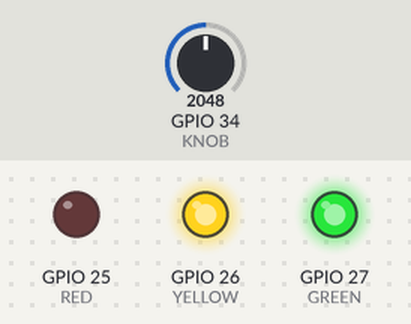
The sketch below on a simulated ESP32. On the bench: output pins drawn as LEDs (lit = HIGH). The inputs (shaded band) are chosen by the test bench; at power-on: GPIO 34 (KNOB) = 2048.

Above: at 1.2 s.
1.3 s: GPIO 34 (KNOB) set to 2008
At 1.8 s:
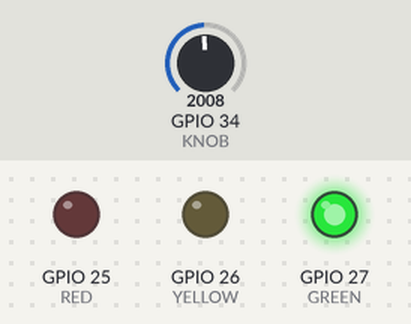
2.8 s: GPIO 34 (KNOB) set to 1091
4.3 s: GPIO 34 (KNOB) set to 997
At 5.5 s:
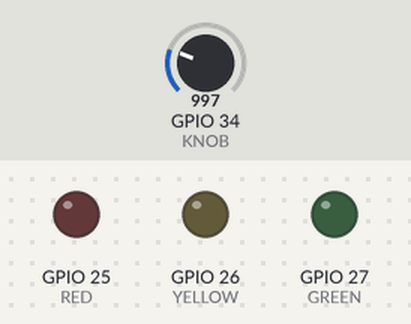
5.8 s: GPIO 34 (KNOB) set to 3603
At 6.9 s:
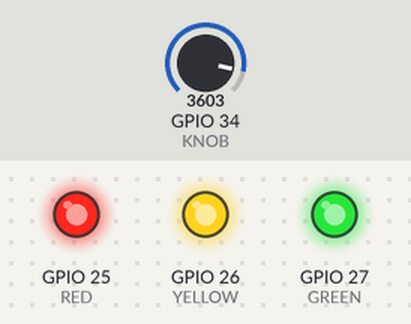
7.3 s: GPIO 34 (KNOB) set to 3101
8.8 s: GPIO 34 (KNOB) set to 3017
At 9.5 s:
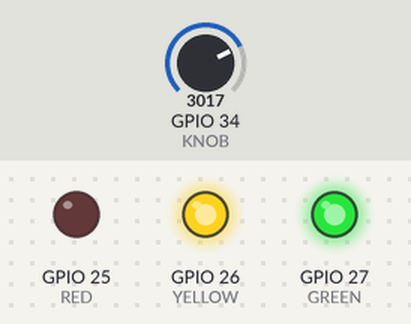
Timing chart, 0 to 11.3 s (numbered marks = the images above; inputs shaded):
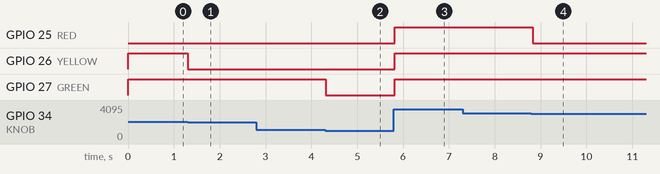

Measured:
- the behaviour switches between 2048 and 2047 on GPIO 34 (KNOB) (found by bisection; images 0 and 1)
- the behaviour switches between 1024 and 1023 on GPIO 34 (KNOB) (found by bisection; images 1 and 2)
- the behaviour switches between 3072 and 3071 on GPIO 34 (KNOB) (found by bisection; images 3 and 4)
- after the input at 1.3 s, GPIO 26 (YELLOW): HIGH → LOW at once
- after the input at 2.8 s, every drawn part: stays the same
- after the input at 4.3 s, GPIO 27 (GREEN): HIGH → LOW at once
- after the input at 5.8 s, GPIO 25 (RED), GPIO 26 (YELLOW), GPIO 27 (GREEN): LOW → HIGH at once
- after the input at 7.3 s, every drawn part: stays the same
- after the input at 8.8 s, GPIO 25 (RED): HIGH → LOW at once

The sketch:

L04_LevelMeter.ino
```cpp
// Lesson 4 challenge solution: knob level meter
// Knob on 34; LEDs green 27, yellow 26, red 25 light up in turn.

const int KNOB = 34;
const int GREEN = 27;
const int YELLOW = 26;
const int RED = 25;

void setup() {
  pinMode(GREEN, OUTPUT);
  pinMode(YELLOW, OUTPUT);
  pinMode(RED, OUTPUT);
}

void loop() {
  int level = analogRead(KNOB) / 1024;   // 0, 1, 2 or 3

  digitalWrite(GREEN, level >= 1);
  digitalWrite(YELLOW, level >= 2);
  digitalWrite(RED, level >= 3);
  delay(50);
}
```
